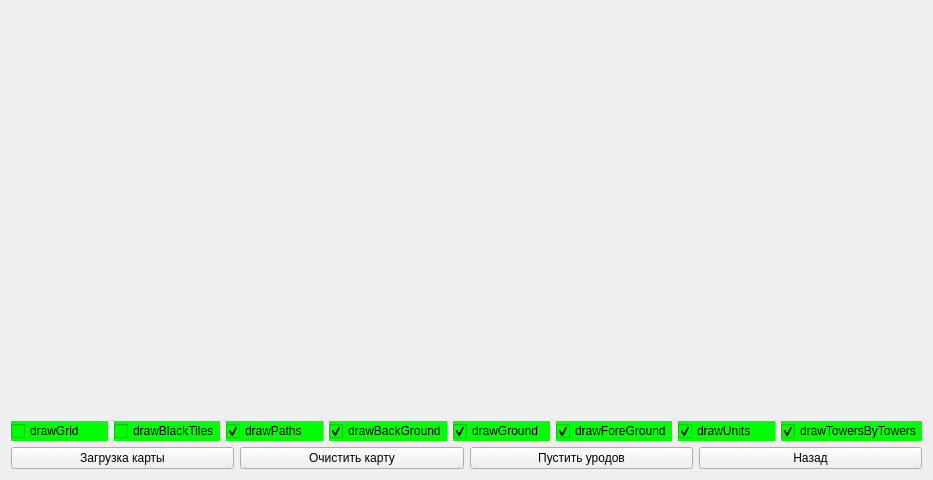
<?xml version="1.0" encoding="UTF-8"?>
<ui version="4.0">
 <class>GameScreenGL</class>
 <widget class="QWidget" name="GameScreenGL">
  <property name="geometry">
   <rect>
    <x>0</x>
    <y>0</y>
    <width>933</width>
    <height>480</height>
   </rect>
  </property>
  <property name="windowTitle">
   <string>GameScreenGL</string>
  </property>
  <layout class="QVBoxLayout" name="verticalLayout">
   <item>
    <spacer name="verticalSpacer">
     <property name="orientation">
      <enum>Qt::Vertical</enum>
     </property>
     <property name="sizeHint" stdset="0">
      <size>
       <width>20</width>
       <height>40</height>
      </size>
     </property>
    </spacer>
   </item>
   <item>
    <layout class="QHBoxLayout" name="horizontalLayout_2">
     <item>
      <widget class="QCheckBox" name="drawGrid_checkBox">
       <property name="enabled">
        <bool>true</bool>
       </property>
       <property name="focusPolicy">
        <enum>Qt::NoFocus</enum>
       </property>
       <property name="styleSheet">
        <string notr="true">background-color: rgb(0, 255, 0);</string>
       </property>
       <property name="text">
        <string>drawGrid</string>
       </property>
       <property name="checkable">
        <bool>true</bool>
       </property>
       <property name="checked">
        <bool>false</bool>
       </property>
      </widget>
     </item>
     <item>
      <widget class="QCheckBox" name="drawBlackTiles_checkBox">
       <property name="focusPolicy">
        <enum>Qt::NoFocus</enum>
       </property>
       <property name="styleSheet">
        <string notr="true">background-color: rgb(0, 255, 0);</string>
       </property>
       <property name="text">
        <string>drawBlackTiles</string>
       </property>
       <property name="checked">
        <bool>false</bool>
       </property>
      </widget>
     </item>
     <item>
      <widget class="QCheckBox" name="drawPaths_checkBox">
       <property name="focusPolicy">
        <enum>Qt::NoFocus</enum>
       </property>
       <property name="styleSheet">
        <string notr="true">background-color: rgb(0, 255, 0);</string>
       </property>
       <property name="text">
        <string>drawPaths</string>
       </property>
       <property name="checked">
        <bool>true</bool>
       </property>
      </widget>
     </item>
     <item>
      <widget class="QCheckBox" name="drawBackGround_checkBox">
       <property name="focusPolicy">
        <enum>Qt::NoFocus</enum>
       </property>
       <property name="styleSheet">
        <string notr="true">background-color: rgb(0, 255, 0);</string>
       </property>
       <property name="text">
        <string>drawBackGround</string>
       </property>
       <property name="checked">
        <bool>true</bool>
       </property>
      </widget>
     </item>
     <item>
      <widget class="QCheckBox" name="drawGround_checkBox">
       <property name="focusPolicy">
        <enum>Qt::NoFocus</enum>
       </property>
       <property name="styleSheet">
        <string notr="true">background-color: rgb(0, 255, 0);</string>
       </property>
       <property name="text">
        <string>drawGround</string>
       </property>
       <property name="checked">
        <bool>true</bool>
       </property>
      </widget>
     </item>
     <item>
      <widget class="QCheckBox" name="drawForeGround_checkBox">
       <property name="focusPolicy">
        <enum>Qt::NoFocus</enum>
       </property>
       <property name="styleSheet">
        <string notr="true">background-color: rgb(0, 255, 0);</string>
       </property>
       <property name="text">
        <string>drawForeGround</string>
       </property>
       <property name="checked">
        <bool>true</bool>
       </property>
      </widget>
     </item>
     <item>
      <widget class="QCheckBox" name="drawUnits_checkBox">
       <property name="focusPolicy">
        <enum>Qt::NoFocus</enum>
       </property>
       <property name="styleSheet">
        <string notr="true">background-color: rgb(0, 255, 0);</string>
       </property>
       <property name="text">
        <string>drawUnits</string>
       </property>
       <property name="checked">
        <bool>true</bool>
       </property>
      </widget>
     </item>
     <item>
      <widget class="QCheckBox" name="drawTowersByTowers_checkBox">
       <property name="focusPolicy">
        <enum>Qt::NoFocus</enum>
       </property>
       <property name="styleSheet">
        <string notr="true">background-color: rgb(0, 255, 0);</string>
       </property>
       <property name="text">
        <string>drawTowersByTowers</string>
       </property>
       <property name="checked">
        <bool>true</bool>
       </property>
      </widget>
     </item>
    </layout>
   </item>
   <item>
    <layout class="QHBoxLayout" name="horizontalLayout">
     <item>
      <widget class="QPushButton" name="loadMaps">
       <property name="enabled">
        <bool>true</bool>
       </property>
       <property name="acceptDrops">
        <bool>false</bool>
       </property>
       <property name="autoFillBackground">
        <bool>false</bool>
       </property>
       <property name="text">
        <string>Загрузка карты</string>
       </property>
       <property name="flat">
        <bool>false</bool>
       </property>
      </widget>
     </item>
     <item>
      <widget class="QPushButton" name="clearMap">
       <property name="enabled">
        <bool>true</bool>
       </property>
       <property name="text">
        <string>Очистить карту</string>
       </property>
      </widget>
     </item>
     <item>
      <widget class="QPushButton" name="goUnits">
       <property name="text">
        <string>Пустить уродов</string>
       </property>
      </widget>
     </item>
     <item>
      <widget class="QPushButton" name="closeWidget">
       <property name="text">
        <string>Назад</string>
       </property>
      </widget>
     </item>
    </layout>
   </item>
  </layout>
 </widget>
 <layoutdefault spacing="6" margin="11"/>
 <resources/>
 <connections/>
</ui>
